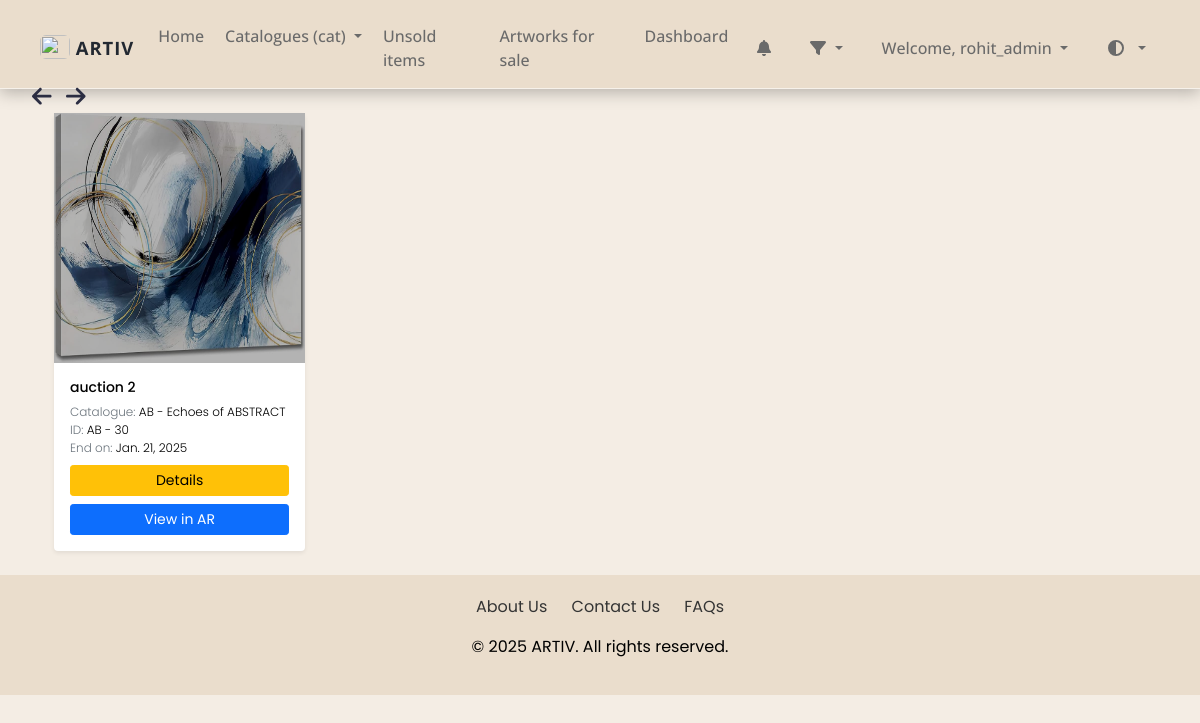
The app's page /unsold/ (signed in), older data.
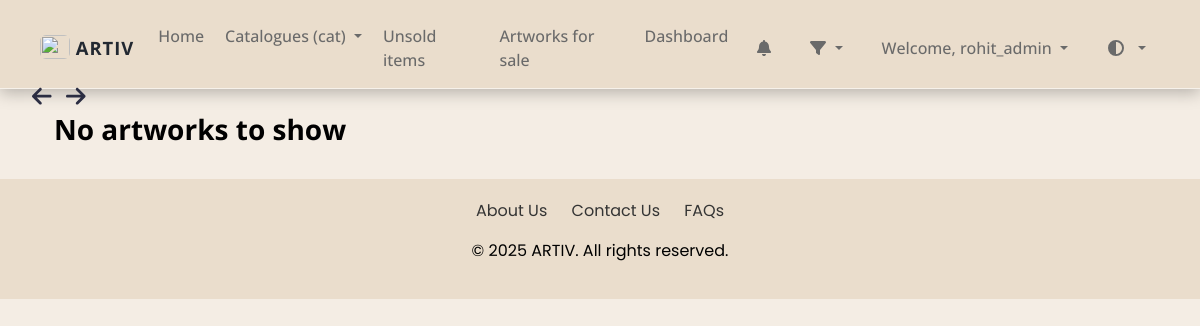
The same page, newer data.
### dashboard/models.py (models this page shows, shortened)
class Artwork(models.Model):
    SALE_TYPE_CHOICES = [
        ("discount", "Discount"),
        ("auction", "Auction"),
    ]
    sale_type = models.CharField(
        max_length=50, choices=SALE_TYPE_CHOICES, default="auction"
    )
    product_id = models.CharField(max_length=255, default="")
    product_name = models.CharField(max_length=255)
    product_price = models.IntegerField(default=0)
    opening_bid = models.IntegerField(default=0, null=True, blank=True)
    product_cat = models.ForeignKey(
        "Catalogue", on_delete=models.CASCADE, null=True, blank=True
    )
    product_qty = models.IntegerField(default=0)
    product_image = models.ImageField(upload_to="arts/")
    dimension_unit = models.CharField(
        max_length=2, choices=[("cm", "Centimeters"), ("ft", "Feet")]
    )
    length_in_centimeters = models.FloatField(default=0, blank=True, null=True)
    width_in_centimeters = models.FloatField(default=0, blank=True, null=True)
    foot = models.FloatField(default=0, blank=True, null=True)
    inches = models.FloatField(default=0, blank=True, null=True)
    created_at = models.DateTimeField(auto_now_add=True)
    end_date = models.DateField(null=True, blank=True, db_index=True)
    user = models.ForeignKey(
        settings.AUTH_USER_MODEL, on_delete=models.CASCADE, null=True, blank=True
    )
    is_sold = models.BooleanField(default=False)
    is_purchased = models.BooleanField(default=False)
    status = models.CharField(
        max_length=50,
        choices=[
            ("active", "Active"),
            ("closed", "Closed"),
            ("waiting_for_response", "Waiting for Response"),
            ("unsold", "Unsold"),
        ],
        default="active",
    )
    response_deadline = models.DateTimeField(blank=True, null=True, db_index=True)
    buyer_response = models.CharField(
        max_length=11,
        choices=[("yes", "Yes"), ("no", "No"), ("no_response", "No Response")],
        default="no_response",
    )
    discounted_price = models.DecimalField(
        max_digits=10, decimal_places=2, null=True, blank=True
    )

class Catalogue(models.Model):
    cat_name = models.CharField(max_length=255)
    def __str__(self):
        return self.cat_name

### art/views.py (the view)
# urls.py: path('unsold/',views.UnsoldListView.as_view(),name="unsold_items"),
class UnsoldListView(LoginRequiredMixin, ListView):
    model = Artwork
    template_name = "art/unsold.html"
    context_object_name = "object_list"
    def get_queryset(self):
        queryset = Artwork.objects.filter(
            end_date__lt=timezone.now(), product_qty__gt=0
        )
        filter_param = self.request.GET.get("filter", None)
        if filter_param == "asc":
            queryset = queryset.order_by("end_date")
        elif filter_param == "desc":
            queryset = queryset.order_by("-end_date")
        return queryset

### art/context_processors.py (called while the page is built)
def catalogue_list(request):
    return {"catalogue_list": Catalogue.objects.all()}

### dashboard/templatetags/auth_extras.py (called while the page is built)
@register.filter(name='has_group')
def has_group(user, group_name):
    group = Group.objects.get(name=group_name)
    return True if group in user.groups.all() else False

### templates/art/unsold.html (shortened to what this page needs)
{% extends './layout.html' %}
{% load static %}
{% block css_file %}
<link rel="stylesheet" href="{% static 'dashboard/css/unsold.css'%}" type="text/css">
<link rel="stylesheet" href="https://stackpath.bootstrapcdn.com/bootstrap/4.5.2/css/bootstrap.min.css">
{% endblock %}
{% block body %}
{% load i18n %}
{% load static %}
{% include "./includes/navbar.html" %}
<br>
{% include "./arrow_button.html" %}
<div class="button-container">
    <i class="fa-solid fa-arrow-left" style="cursor:pointer; font-size:1.4rem; margin-right:10px" onclick="goBack()"></i>
    <i class="fa-solid fa-arrow-right" style="cursor:pointer; font-size:1.4rem; margin-right:15px" onclick="goForward()"></i>
</div>
<div class="container">
    <div class="row poppins-regular-products">
        {% for product in object_list %}
        <div class="product-card col-6 col-md-4 col-xxl-2">
            <div class="app-card app-card-doc shadow-sm h-100">
                <div class="app-card-thumb-holder p-3">
                    <div class="app-card-thumb">
                        <img class="thumb-image" src="{{ MEDIA_URL }}{{product.product_image}}" alt="">
                    </div>
                </div>
                <div class="app-card-body p-3 has-card-actions">
                    <h4 class="app-doc-title truncate mb-0">{{product.product_name}}</h4><br>
                    <div class="app-doc-meta">
                        <ul class="list-unstyled mb-0">
                            <li><span class="text-muted">Catalogue:</span> <span class="text-details">{{product.product_cat}}</span></li>
                            <li><span class="text-muted">ID:</span>  <span class="text-details">{{product.product_id}}</span></li>
                            <li><span class="text-muted">End on:</span> <span class="text-details">{{product.end_date}}</span></li>
                        </ul>
                        <div class="btn-group d-flex mx-auto mb-2 mt-2" role="group" aria-label="Basic outlined example">
                            <a href="{% url 'art:product_details' pk=product.pk %}" type="button" class="btn btn-warning btn-sm">Details</a>
                        </div>
                        <div class="d-grid gap-2">
                            <a class="btn btn-primary btn-sm" type="button" href="{% url 'art:view_3d' id=product.id %}">View in AR</a>
                        </div>
                    </div>
                </div>
            </div>
        </div>
        {% empty %}
        <h3 class="open-sans-empty dark-mode-heading"> No artworks to show </h3>
        {% endfor %}
    </div>
</div>
<br>
{% endblock %}

Row changes from the older to the newer data that the page shows:
no longer on this page (row edited): Artwork: product_image (picture), product_name "auction 2", product_cat "AB - Echoes of ABSTRACT", product_id "AB - 30", end_date "Jan. 21, 2025"
Text that changed along with them:
text now shown: "No artworks to show"
